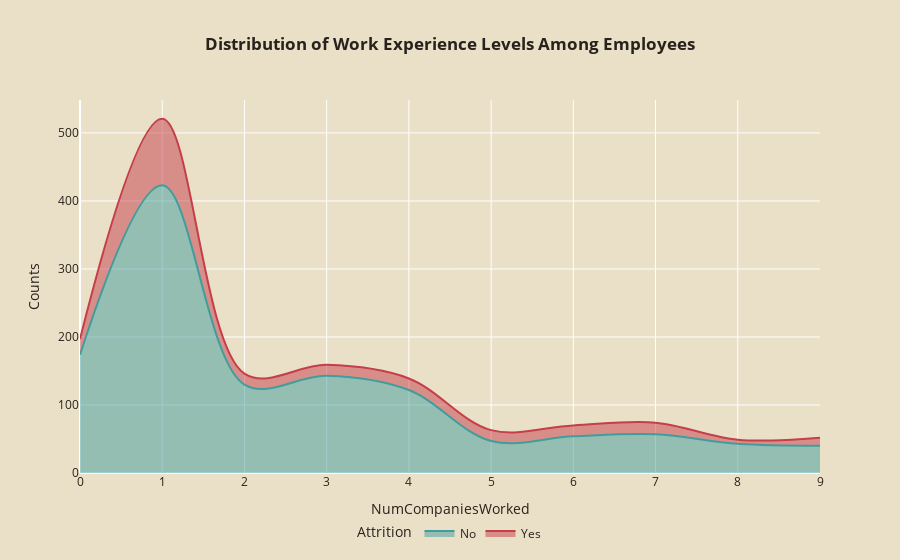

Notebook code cell kept with this figure:
### Markdown cell above
### Examining Work experience diversity among employees

### Code cell
exp_att = hr.groupby(['NumCompaniesWorked', 'Attrition']).size().reset_index(name='Counts')

area_plot = px.area(exp_att, x='NumCompaniesWorked', y='Counts', color='Attrition',
                    title='<b>Distribution of Work Experience Levels Among Employees</b>', line_shape='spline', height=500,
                    color_discrete_map={'Yes': '#C53E4A', 'No': '#419D9D'})

area_plot.update_traces(texttemplate='%{text:.2f}%', 
                  textposition='top center',
                  textfont_size=14, 
                  textfont_color='black',
                  marker=dict(line=dict(color='#28221D', width=1)))

area_plot.update_layout(title_x=0.5, 
                  legend=dict(orientation='h', yanchor='bottom', y=-0.4, xanchor='center', x=0.5),
                  font_color='#28221D',
                  paper_bgcolor='#EADFC7', 
                  plot_bgcolor='#EADFC7')

area_plot.update_layout(title_x=0.5, legend=dict(orientation='h', yanchor='bottom', y=-0.2, xanchor='center', x=0.5))

area_plot.show()

### Figure 1 — Plotly figure (JSON) as saved in the notebook; plotly's stock layout.template omitted (floating-point values rounded to 4 significant figures)
{"data": [{"fillpattern": {"shape": ""}, "hovertemplate": "Attrition=No<br>NumCompaniesWorked=%{x}<br>Counts=%{y}<extra></extra>", "legendgroup": "No", "line": {"color": "#419D9D", "shape": "spline"}, "marker": {"line": {"color": "#28221D", "width": 1}, "symbol": "circle"}, "mode": "lines", "name": "No", "orientation": "v", "showlegend": true, "stackgroup": "1", "textfont": {"color": "black", "size": 14}, "textposition": "top center", "texttemplate": "%{text:.2f}%", "type": "scatter", "x": [0, 1, 2, 3, 4, 5, 6, 7, 8, 9], "xaxis": "x", "y": [174, 423, 130, 143, 122, 47, 54, 57, 43, 40], "yaxis": "y"}, {"fillpattern": {"shape": ""}, "hovertemplate": "Attrition=Yes<br>NumCompaniesWorked=%{x}<br>Counts=%{y}<extra></extra>", "legendgroup": "Yes", "line": {"color": "#C53E4A", "shape": "spline"}, "marker": {"line": {"color": "#28221D", "width": 1}, "symbol": "circle"}, "mode": "lines", "name": "Yes", "orientation": "v", "showlegend": true, "stackgroup": "1", "textfont": {"color": "black", "size": 14}, "textposition": "top center", "texttemplate": "%{text:.2f}%", "type": "scatter", "x": [0, 1, 2, 3, 4, 5, 6, 7, 8, 9], "xaxis": "x", "y": [23, 98, 16, 16, 17, 16, 16, 17, 6, 12], "yaxis": "y"}], "layout": {"autosize": true, "font": {"color": "#28221D"}, "legend": {"orientation": "h", "title": {"text": "Attrition"}, "tracegroupgap": 0, "x": 0.5, "xanchor": "center", "y": -0.2, "yanchor": "bottom"}, "paper_bgcolor": "#EADFC7", "plot_bgcolor": "#EADFC7", "title": {"text": "<b>Distribution of Work Experience Levels Among Employees</b>", "x": 0.5}, "xaxis": {"anchor": "y", "autorange": true, "domain": [0, 1], "range": [0, 9], "title": {"text": "NumCompaniesWorked"}, "type": "linear"}, "yaxis": {"anchor": "x", "autorange": true, "domain": [0, 1], "range": [0, 548.4], "title": {"text": "Counts"}, "type": "linear"}}}
